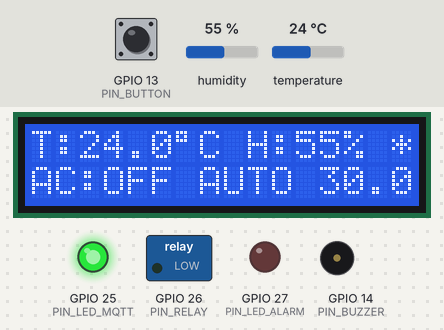
Bench run of a sketch on a simulated ESP32. On the bench: 16×2 character LCD, switched loads named in the sketch (green lamp = pin HIGH), output pins drawn as LEDs (lit = HIGH), buzzer (waves = sounding). The inputs (shaded band) are chosen by the test bench; at power-on: temperature 24 °C, GPIO 13 (PIN_BUTTON) HIGH, humidity 55 %. WiFi joins after 1.5 s; servers stay silent unless stated; EEPROM starts erased; no MQTT or app messages arrive unless stated; what the sketch prints to the serial monitor is not drawn.

Above: at 4.8 s.
4.9 s: temperature set to 29.2 °C
At 6.9 s:
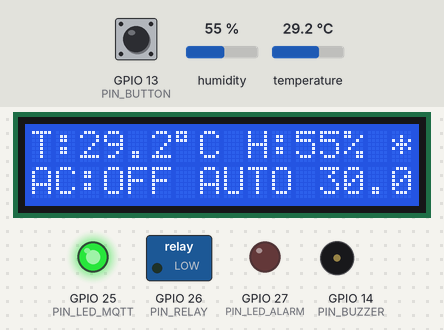
7.2 s: temperature set to 30.7 °C
At 9.0 s:
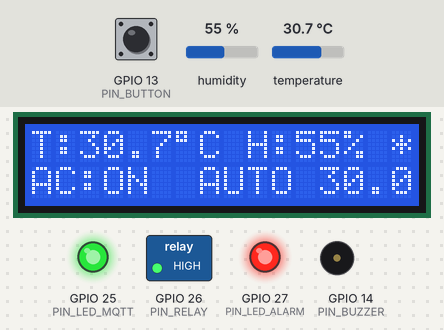
9.3 s: GPIO 13 (PIN_BUTTON) pulled LOW for 0.15 s
At 10.6 s:
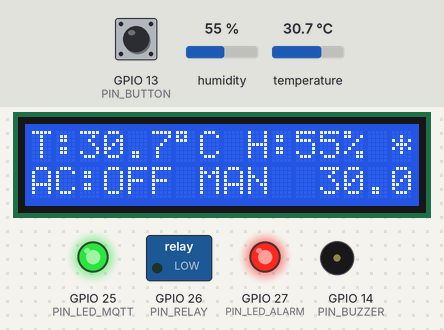
10.9 s: GPIO 13 (PIN_BUTTON) pulled LOW for 1 s
At 11.7 s:
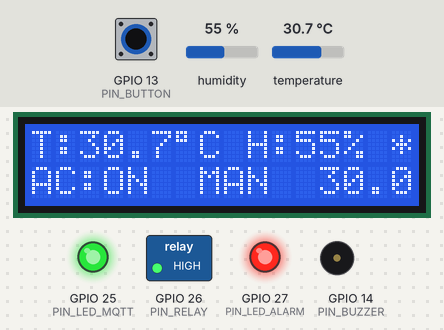
13.4 s: temperature set to 12 °C
At 14.4 s:
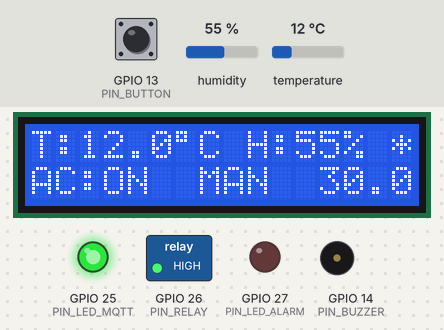
15.2 s: GPIO 13 (PIN_BUTTON) pulled LOW for 0.15 s
At 16.2 s:
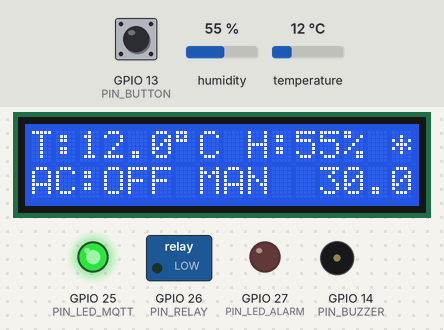
Timing chart, 0 to 17.8 s (numbered marks = the images above; inputs shaded):
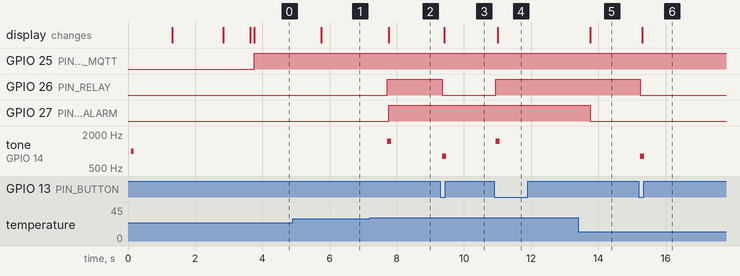

The sketch:

sketch.ino
```cpp
/*
 * =====================================================================
 *  SMART AC CONTROLLER  -  ESP32 + DHT11/DHT22 + Relay + MQTT + Node-RED
 * =====================================================================
 *  IoT module project
 *
 *  What it does
 *  ------------
 *  - Reads temperature & humidity from a DHT sensor every 2 s
 *  - AUTO mode  : turns the AC (relay) ON when T > 30 °C and OFF when
 *                 T < 29 °C (1 °C hysteresis -> no rapid on/off "chattering")
 *  - MANUAL mode: AC is controlled from the Node-RED dashboard or the
 *                 push button on the board
 *  - Publishes JSON telemetry over MQTT, receives commands over MQTT
 *  - Threshold (setpoint) can be changed live from the dashboard and is
 *    saved in flash (NVS), so it survives a reboot
 *  - Last-Will "offline" message -> dashboard knows if the ESP32 is down
 *  - Fail-safe: if the sensor fails in AUTO mode, the AC is switched OFF
 *  - Compressor protection: minimum 5 s between automatic switchings
 *  - Local feedback: LCD 16x2 (I2C), LEDs and buzzer
 *
 *  Wiring (see diagram.json)
 *  -------------------------
 *   DHT  data   -> GPIO 15
 *   Relay IN    -> GPIO 26   (relay contact drives the blue "AC" LED = AC load)
 *   Red LED     -> GPIO 27   (over-temperature alarm)
 *   Green LED   -> GPIO 25   (MQTT connected)
 *   Buzzer      -> GPIO 14
 *   Push button -> GPIO 13   (toggle AC manually)
 *   LCD I2C     -> SDA 21, SCL 22
 * =====================================================================
 */

#include <WiFi.h>
#include <PubSubClient.h>
#include <DHTesp.h>
#include <Wire.h>
#include <LiquidCrystal_I2C.h>
#include <Preferences.h>

// --------------------------- SENSOR CHOICE ---------------------------
// Wokwi only provides the DHT22 part. DHT11 and DHT22 have the same pinout
// and protocol, so on REAL hardware with a DHT11 just set USE_DHT11 to 1.
#define USE_DHT11 0

// ------------------------------ NETWORK ------------------------------
const char* WIFI_SSID     = "Wokwi-GUEST";   // Wokwi virtual WiFi
const char* WIFI_PASSWORD = "";

const char* MQTT_BROKER = "broker.hivemq.com"; // free public broker
const uint16_t MQTT_PORT = 1883;

// !!! CHANGE "student01" to your own name (same in the Node-RED flow) !!!
// Everyone on the public broker shares topics, so make yours unique.
#define TOPIC_ROOT "iot2026/smartac/abdessamed"

const char* T_TELEMETRY = TOPIC_ROOT "/telemetry";      // ESP32 -> JSON data
const char* T_STATUS    = TOPIC_ROOT "/status";         // online / offline (LWT)
const char* T_AC_STATE  = TOPIC_ROOT "/ac/state";       // ON / OFF (retained)
const char* T_EVENT     = TOPIC_ROOT "/event";          // JSON event log
const char* T_CMD_AC    = TOPIC_ROOT "/cmd/ac";         // dashboard -> ON / OFF
const char* T_CMD_MODE  = TOPIC_ROOT "/cmd/mode";       // dashboard -> AUTO / MANUAL
const char* T_CMD_SP    = TOPIC_ROOT "/cmd/setpoint";   // dashboard -> number (°C)
const char* T_CMD_ALL   = TOPIC_ROOT "/cmd/#";

// ------------------------------- PINS --------------------------------
const int PIN_DHT    = 15;
const int PIN_RELAY  = 26;
const int PIN_LED_ALARM = 27;
const int PIN_LED_MQTT  = 25;
const int PIN_BUZZER = 14;
const int PIN_BUTTON = 13;

// ---------------------------- PARAMETERS -----------------------------
const float DEFAULT_SETPOINT = 30.0;   // °C  -> the ">30 °C" requirement
const float HYSTERESIS       = 1.0;    // °C  -> AC OFF below 29 °C
const float SP_MIN = 16.0, SP_MAX = 40.0;

const unsigned long SENSOR_PERIOD_MS = 2000;  // DHT22 needs >= 2 s
const unsigned long MIN_SWITCH_MS    = 5000;  // compressor protection (3 min on a real AC)
const unsigned long RECONNECT_MS     = 5000;

// ------------------------------ OBJECTS ------------------------------
WiFiClient        wifiClient;
PubSubClient      mqtt(wifiClient);
DHTesp            dht;
LiquidCrystal_I2C lcd(0x27, 16, 2);
Preferences       prefs;

// ------------------------------- STATE -------------------------------
enum Mode { MODE_AUTO, MODE_MANUAL };
Mode  mode      = MODE_AUTO;
bool  acOn      = false;
float setpoint  = DEFAULT_SETPOINT;
float lastTemp  = NAN, lastHum = NAN, lastHeatIndex = NAN;
bool  sensorOk  = false;

unsigned long lastSensorRead   = 0;
unsigned long lastSwitchTime   = 0;
unsigned long lastReconnectTry = 0;
unsigned long acOnSince        = 0;
unsigned long acRuntimeMs      = 0;   // total time the AC has been ON
unsigned long switchCount      = 0;

// button debounce
int  lastButtonReading = HIGH;
int  buttonState       = HIGH;
unsigned long lastDebounce = 0;

// =====================================================================
//                               HELPERS
// =====================================================================
const char* modeName() { return mode == MODE_AUTO ? "AUTO" : "MANUAL"; }

unsigned long acRuntimeSeconds() {
  unsigned long ms = acRuntimeMs;
  if (acOn) ms += millis() - acOnSince;
  return ms / 1000;
}

void beep(int freq, int ms) {
  tone(PIN_BUZZER, freq, ms);
}

void publishEvent(const char* type, const char* detail) {
  if (!mqtt.connected()) return;
  char buf[200];
  snprintf(buf, sizeof(buf),
           "{\"type\":\"%s\",\"detail\":\"%s\",\"ac\":%s,\"mode\":\"%s\",\"temperature\":%.1f}",
           type, detail, acOn ? "true" : "false", modeName(),
           isnan(lastTemp) ? -99.0 : lastTemp);
  mqtt.publish(T_EVENT, buf);
  Serial.printf("[EVENT] %s - %s\n", type, detail);
}

void saveSettings() {
  prefs.putFloat("sp", setpoint);
  prefs.putUChar("mode", (uint8_t)mode);
}

// =====================================================================
//                         ACTUATOR (AC RELAY)
// =====================================================================
void setAC(bool on, const char* reason) {
  if (on == acOn) return;

  acOn = on;
  digitalWrite(PIN_RELAY, on ? HIGH : LOW);
  lastSwitchTime = millis();
  switchCount++;

  if (on) {
    acOnSince = millis();
    beep(1500, 120);
  } else {
    acRuntimeMs += millis() - acOnSince;
    beep(800, 120);
  }

  Serial.printf("[AC] %s  (%s)\n", on ? "ON" : "OFF", reason);
  if (mqtt.connected()) {
    mqtt.publish(T_AC_STATE, on ? "ON" : "OFF", true);   // retained
  }
  publishEvent(on ? "AC_ON" : "AC_OFF", reason);
}

void setMode(Mode m, const char* reason) {
  if (m == mode) return;
  mode = m;
  saveSettings();
  Serial.printf("[MODE] %s (%s)\n", modeName(), reason);
  publishEvent("MODE", modeName());
}

// =====================================================================
//                   AUTOMATIC CONTROL WITH HYSTERESIS
// =====================================================================
//    T > setpoint               -> AC ON
//    T < setpoint - hysteresis  -> AC OFF
//    between the two            -> keep current state (dead band)
void autoControl() {
  if (mode != MODE_AUTO) return;

  // Fail-safe: no valid reading -> do not run the AC blindly
  if (!sensorOk) {
    setAC(false, "fail-safe: sensor error");
    return;
  }

  // Protect the compressor from too frequent switching
  if (millis() - lastSwitchTime < MIN_SWITCH_MS && lastSwitchTime != 0) return;

  if (!acOn && lastTemp > setpoint) {
    char why[64];
    snprintf(why, sizeof(why), "auto: %.1fC > %.1fC", lastTemp, setpoint);
    setAC(true, why);
  } else if (acOn && lastTemp < setpoint - HYSTERESIS) {
    char why[64];
    snprintf(why, sizeof(why), "auto: %.1fC < %.1fC", lastTemp, setpoint - HYSTERESIS);
    setAC(false, why);
  }
}

// =====================================================================
//                                SENSOR
// =====================================================================
void readSensor() {
  TempAndHumidity v = dht.getTempAndHumidity();

  if (dht.getStatus() != DHTesp::ERROR_NONE || isnan(v.temperature) || isnan(v.humidity)) {
    if (sensorOk) publishEvent("SENSOR_ERROR", dht.getStatusString());
    sensorOk = false;
    Serial.printf("[DHT] read error: %s\n", dht.getStatusString());
    return;
  }

  sensorOk      = true;
  lastTemp      = v.temperature;
  lastHum       = v.humidity;
  lastHeatIndex = dht.computeHeatIndex(v.temperature, v.humidity, false);
}

// =====================================================================
//                              TELEMETRY
// =====================================================================
void publishTelemetry() {
  if (!mqtt.connected()) return;

  char buf[320];
  if (sensorOk) {
    snprintf(buf, sizeof(buf),
      "{\"temperature\":%.1f,\"humidity\":%.1f,\"heatIndex\":%.1f,"
      "\"ac\":%s,\"mode\":\"%s\",\"setpoint\":%.1f,\"hysteresis\":%.1f,"
      "\"alarm\":%s,\"sensorOk\":true,\"acRuntime\":%lu,\"switches\":%lu,"
      "\"rssi\":%d,\"uptime\":%lu}",
      lastTemp, lastHum, lastHeatIndex,
      acOn ? "true" : "false", modeName(), setpoint, HYSTERESIS,
      lastTemp > setpoint ? "true" : "false",
      acRuntimeSeconds(), switchCount, WiFi.RSSI(), millis() / 1000);
  } else {
    snprintf(buf, sizeof(buf),
      "{\"ac\":%s,\"mode\":\"%s\",\"setpoint\":%.1f,\"hysteresis\":%.1f,"
      "\"alarm\":false,\"sensorOk\":false,\"acRuntime\":%lu,\"switches\":%lu,"
      "\"rssi\":%d,\"uptime\":%lu}",
      acOn ? "true" : "false", modeName(), setpoint, HYSTERESIS,
      acRuntimeSeconds(), switchCount, WiFi.RSSI(), millis() / 1000);
  }

  mqtt.publish(T_TELEMETRY, buf);
  Serial.printf("[MQTT] -> %s\n", buf);
}

// =====================================================================
//                              LCD + LEDS
// =====================================================================
void updateLocalUI() {
  char line[17];

  lcd.setCursor(0, 0);
  if (sensorOk) {
    snprintf(line, sizeof(line), "T:%4.1f%cC H:%2.0f%% ", lastTemp, (char)223, lastHum);
  } else {
    snprintf(line, sizeof(line), "SENSOR ERROR!   ");
  }
  lcd.print(line);
  lcd.setCursor(15, 0);
  lcd.print(mqtt.connected() ? '*' : '!');   // * = cloud OK, ! = offline

  lcd.setCursor(0, 1);
  snprintf(line, sizeof(line), "AC:%-3s %-4s %4.1f",
           acOn ? "ON" : "OFF", mode == MODE_AUTO ? "AUTO" : "MAN", setpoint);
  lcd.print(line);

  digitalWrite(PIN_LED_ALARM, (sensorOk && lastTemp > setpoint) ? HIGH : LOW);
  digitalWrite(PIN_LED_MQTT, mqtt.connected() ? HIGH : LOW);
}

// =====================================================================
//                         MQTT COMMAND HANDLER
// =====================================================================
void onMqttMessage(char* topic, byte* payload, unsigned int length) {
  char msg[32];
  unsigned int n = min(length, (unsigned int)sizeof(msg) - 1);
  memcpy(msg, payload, n);
  msg[n] = '\0';
  String cmd = String(msg);
  cmd.trim();
  cmd.toUpperCase();

  Serial.printf("[MQTT] <- %s : %s\n", topic, msg);

  if (strcmp(topic, T_CMD_MODE) == 0) {
    if (cmd == "AUTO")        setMode(MODE_AUTO, "dashboard");
    else if (cmd == "MANUAL") setMode(MODE_MANUAL, "dashboard");
    autoControl();   // apply the rule immediately when back in AUTO
  }
  else if (strcmp(topic, T_CMD_AC) == 0) {
    // A manual ON/OFF order automatically switches to MANUAL mode,
    // otherwise the automatic rule would immediately override it.
    if (cmd == "ON" || cmd == "1" || cmd == "TRUE") {
      setMode(MODE_MANUAL, "manual AC command");
      setAC(true, "dashboard command");
    } else if (cmd == "OFF" || cmd == "0" || cmd == "FALSE") {
      setMode(MODE_MANUAL, "manual AC command");
      setAC(false, "dashboard command");
    }
  }
  else if (strcmp(topic, T_CMD_SP) == 0) {
    float v = atof(msg);
    if (v >= SP_MIN && v <= SP_MAX) {
      setpoint = v;
      saveSettings();
      char d[32];
      snprintf(d, sizeof(d), "setpoint %.1fC", setpoint);
      publishEvent("SETPOINT", d);
      autoControl();
    } else {
      publishEvent("REJECTED", "setpoint out of range 16-40");
    }
  }
  publishTelemetry();   // instant feedback to the dashboard
  updateLocalUI();
}

// =====================================================================
//                        WIFI / MQTT CONNECTION
// =====================================================================
void connectWiFi() {
  lcd.clear();
  lcd.print("WiFi connecting");
  Serial.print("[WiFi] Connecting");
  WiFi.mode(WIFI_STA);
  WiFi.begin(WIFI_SSID, WIFI_PASSWORD, 6);   // channel 6 = faster on Wokwi
  while (WiFi.status() != WL_CONNECTED) {
    delay(250);
    Serial.print(".");
  }
  Serial.printf("\n[WiFi] Connected, IP: %s\n", WiFi.localIP().toString().c_str());
  lcd.clear();
  lcd.print("WiFi OK");
  lcd.setCursor(0, 1);
  lcd.print(WiFi.localIP());
  delay(800);
}

// Non-blocking: tries once every RECONNECT_MS, the control loop keeps running
// (the AC keeps working in AUTO mode even if the internet is down).
void maintainMqtt() {
  if (mqtt.connected()) return;
  if (millis() - lastReconnectTry < RECONNECT_MS && lastReconnectTry != 0) return;
  lastReconnectTry = millis();

  if (WiFi.status() != WL_CONNECTED) {
    WiFi.reconnect();
    return;
  }

  String clientId = "esp32-smartac-" + String((uint32_t)ESP.getEfuseMac(), HEX);
  Serial.printf("[MQTT] Connecting to %s as %s ... ", MQTT_BROKER, clientId.c_str());

  // Last Will: the broker publishes "offline" if the ESP32 disappears
  if (mqtt.connect(clientId.c_str(), T_STATUS, 1, true, "offline")) {
    Serial.println("OK");
    mqtt.publish(T_STATUS, "online", true);
    mqtt.publish(T_AC_STATE, acOn ? "ON" : "OFF", true);
    mqtt.subscribe(T_CMD_ALL, 1);
    publishEvent("BOOT", "device connected");
    publishTelemetry();
  } else {
    Serial.printf("failed, rc=%d\n", mqtt.state());
  }
}

// =====================================================================
//                            PUSH BUTTON
// =====================================================================
void handleButton() {
  int reading = digitalRead(PIN_BUTTON);
  if (reading != lastButtonReading) lastDebounce = millis();

  if (millis() - lastDebounce > 50 && reading != buttonState) {
    buttonState = reading;
    if (buttonState == LOW) {           // pressed
      setMode(MODE_MANUAL, "push button");
      setAC(!acOn, "local push button");
      publishTelemetry();
      updateLocalUI();
    }
  }
  lastButtonReading = reading;
}

// =====================================================================
//                                SETUP
// =====================================================================
void setup() {
  Serial.begin(115200);
  Serial.println("\n=== SMART AC CONTROLLER ===");

  pinMode(PIN_RELAY, OUTPUT);
  pinMode(PIN_LED_ALARM, OUTPUT);
  pinMode(PIN_LED_MQTT, OUTPUT);
  pinMode(PIN_BUTTON, INPUT_PULLUP);
  digitalWrite(PIN_RELAY, LOW);           // AC OFF at boot (safe state)

  lcd.init();
  lcd.backlight();
  lcd.setCursor(0, 0); lcd.print(" SMART  AC  IoT ");
  lcd.setCursor(0, 1); lcd.print("ESP32 MQTT NodeR");

#if USE_DHT11
  dht.setup(PIN_DHT, DHTesp::DHT11);
#else
  dht.setup(PIN_DHT, DHTesp::DHT22);
#endif

  // Restore saved settings
  prefs.begin("smartac", false);
  setpoint = prefs.getFloat("sp", DEFAULT_SETPOINT);
  mode     = (Mode)prefs.getUChar("mode", MODE_AUTO);
  Serial.printf("[CFG] setpoint=%.1f mode=%s\n", setpoint, modeName());

  beep(1000, 80);
  delay(1200);

  connectWiFi();

  mqtt.setServer(MQTT_BROKER, MQTT_PORT);
  mqtt.setCallback(onMqttMessage);
  mqtt.setBufferSize(512);
  mqtt.setKeepAlive(30);

  lcd.clear();
}

// =====================================================================
//                                 LOOP
// =====================================================================
void loop() {
  maintainMqtt();
  mqtt.loop();
  handleButton();

  if (millis() - lastSensorRead >= SENSOR_PERIOD_MS) {
    lastSensorRead = millis();
    readSensor();
    autoControl();
    publishTelemetry();
    updateLocalUI();
  }

  // blink the green LED while disconnected from the broker
  if (!mqtt.connected()) {
    digitalWrite(PIN_LED_MQTT, (millis() / 300) % 2);
  }
}
```

Measured:
- the behaviour switches between 30 and 30.1 °C on temperature (found by bisection; images 1 and 2)
- after the input at 4.9 s, the display: changes after 0.86 s (image 1)
- after the input at 7.2 s, GPIO 26 (PIN_RELAY): LOW → HIGH after 0.51 s; GPIO 27 (PIN_LED_ALARM): LOW → HIGH after 0.56 s; tone on GPIO 14 (PIN_BUZZER): silent → 1500 Hz after 0.51 s, → silent 0.12 s later; the display: changes after 0.56 s (image 2)
- after the input at 9.3 s, GPIO 26 (PIN_RELAY): HIGH → LOW after 0.06 s; tone on GPIO 14 (PIN_BUZZER): silent → 800 Hz after 0.06 s, → silent 0.12 s later; the display: changes after 0.11 s (image 3)
- after the input at 10.9 s, GPIO 26 (PIN_RELAY): LOW → HIGH after 0.05 s; tone on GPIO 14 (PIN_BUZZER): silent → 1500 Hz after 0.05 s, → silent 0.12 s later; the display: changes after 0.10 s (image 4)
- after the input at 13.4 s, GPIO 27 (PIN_LED_ALARM): HIGH → LOW after 0.36 s; the display: changes after 0.36 s (image 5)
- after the input at 15.2 s, GPIO 26 (PIN_RELAY): HIGH → LOW after 0.05 s; tone on GPIO 14 (PIN_BUZZER): silent → 800 Hz after 0.05 s, → silent 0.12 s later; the display: changes after 0.10 s (image 6)
